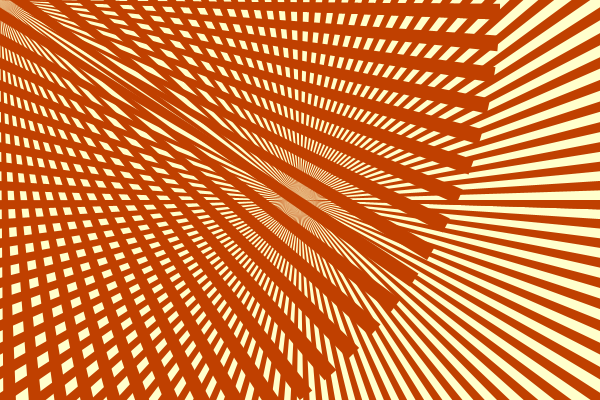
Frame 1 (no input)
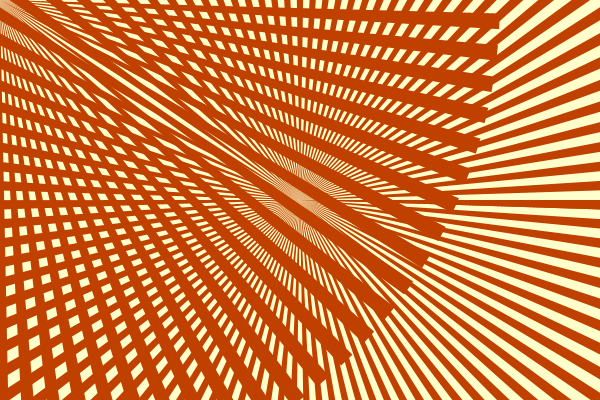
Frame 60 (the mouse pressed at the canvas centre just before this capture)
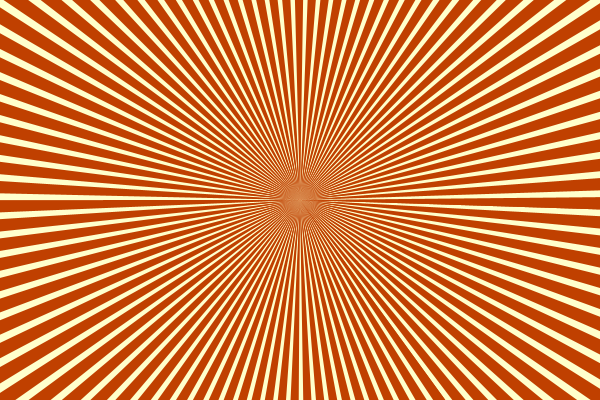
Frame 120 (the mouse held since frame 60 and released just before this capture)

The Processing sketch that drew these frames (run headless with seeded random() and noise(); from frame 60 on, the mouse is pressed at the canvas centre):

// Processing sketch: processing_49869
// ── processing_49869.pde

float Redval = 192; // background red
float Grnval = 64;  // background green
float Bluval = 0;   // background blue
color MyColor;

void setup() {
  size(600, 400);
  MyColor = color(Redval, Grnval, Bluval);
  smooth();
  noStroke();
}

void draw() {
  background(#ffffcc);
  pushMatrix();
  translate(width/2, height/2);
  fill(MyColor);
  drawStar();
  popMatrix();
  
  pushMatrix();
  translate(mouseX, mouseY);
  rotate(TWO_PI * frameCount/800);
  fill(MyColor);
  drawStar();
  popMatrix();
}

void drawStar() {
  int numSpokes = 100;
  for (int i=0; i<numSpokes; i++) {
     float t0 = map(i, 0, numSpokes-1, 0, TWO_PI);
     float t1 = t0 + (TWO_PI/(2*numSpokes));
     arc(0, 0, 1000, 1000, t0, t1);
  }
}

void mouseMoved() {
   Redval = map(mouseX, 0, 599, 0, 255);
   Grnval = map(mouseY, 0, 399, 0, 255);
   MyColor = color(Redval, Grnval, Bluval);
}

void mouseDragged() {
   updateBlueValue();
}

void mouseClicked() {
   updateBlueValue();
}

void updateBlueValue() {
   if (mouseButton == LEFT) {
      Bluval = map(mouseX, 0, 599, 0, 255);
   } else {
      Bluval = 0;
   }
   MyColor = color(Redval, Grnval, Bluval);
}             
                                
